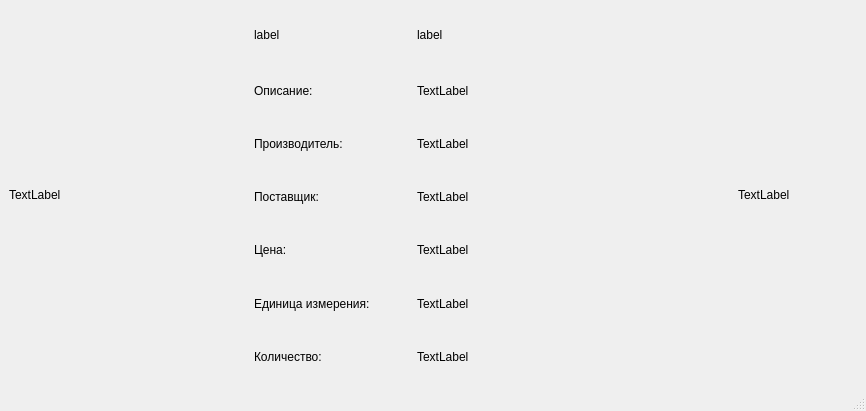
<?xml version="1.0" encoding="UTF-8"?>
<ui version="4.0">
 <class>MainWindow</class>
 <widget class="QMainWindow" name="MainWindow">
  <property name="geometry">
   <rect>
    <x>0</x>
    <y>0</y>
    <width>866</width>
    <height>411</height>
   </rect>
  </property>
  <property name="windowTitle">
   <string>MainWindow</string>
  </property>
  <widget class="QWidget" name="centralwidget">
   <layout class="QHBoxLayout" name="horizontalLayout_2" stretch="2,4,1">
    <item>
     <layout class="QHBoxLayout" name="horizontalLayout_5">
      <item>
       <widget class="QLabel" name="image">
        <property name="text">
         <string>TextLabel</string>
        </property>
       </widget>
      </item>
     </layout>
    </item>
    <item>
     <layout class="QVBoxLayout" name="verticalLayout_3" stretch="1,6">
      <item>
       <layout class="QHBoxLayout" name="horizontalLayout" stretch="2,4">
        <item>
         <widget class="QLabel" name="category">
          <property name="text">
           <string>label</string>
          </property>
         </widget>
        </item>
        <item>
         <widget class="QLabel" name="model">
          <property name="text">
           <string>label</string>
          </property>
         </widget>
        </item>
       </layout>
      </item>
      <item>
       <layout class="QHBoxLayout" name="horizontalLayout_4" stretch="2,4">
        <item>
         <layout class="QVBoxLayout" name="verticalLayout_2">
          <item>
           <widget class="QLabel" name="label_3">
            <property name="text">
             <string>Описание:</string>
            </property>
           </widget>
          </item>
          <item>
           <widget class="QLabel" name="label_5">
            <property name="text">
             <string>Производитель:</string>
            </property>
           </widget>
          </item>
          <item>
           <widget class="QLabel" name="label_6">
            <property name="text">
             <string>Поставщик:</string>
            </property>
           </widget>
          </item>
          <item>
           <widget class="QLabel" name="label_7">
            <property name="text">
             <string>Цена:</string>
            </property>
           </widget>
          </item>
          <item>
           <widget class="QLabel" name="label_4">
            <property name="text">
             <string>Единица измерения:</string>
            </property>
           </widget>
          </item>
          <item>
           <widget class="QLabel" name="label_2">
            <property name="text">
             <string>Количество:</string>
            </property>
           </widget>
          </item>
         </layout>
        </item>
        <item>
         <layout class="QVBoxLayout" name="verticalLayout">
          <item>
           <widget class="QLabel" name="descr">
            <property name="text">
             <string>TextLabel</string>
            </property>
           </widget>
          </item>
          <item>
           <widget class="QLabel" name="manufactr">
            <property name="text">
             <string>TextLabel</string>
            </property>
           </widget>
          </item>
          <item>
           <widget class="QLabel" name="supplier">
            <property name="text">
             <string>TextLabel</string>
            </property>
           </widget>
          </item>
          <item>
           <widget class="QLabel" name="price">
            <property name="text">
             <string>TextLabel</string>
            </property>
           </widget>
          </item>
          <item>
           <widget class="QLabel" name="measure">
            <property name="text">
             <string>TextLabel</string>
            </property>
           </widget>
          </item>
          <item>
           <widget class="QLabel" name="amt">
            <property name="text">
             <string>TextLabel</string>
            </property>
           </widget>
          </item>
         </layout>
        </item>
       </layout>
      </item>
     </layout>
    </item>
    <item>
     <layout class="QHBoxLayout" name="horizontalLayout_3">
      <item>
       <widget class="QLabel" name="discount">
        <property name="text">
         <string>TextLabel</string>
        </property>
       </widget>
      </item>
     </layout>
    </item>
   </layout>
  </widget>
  <widget class="QStatusBar" name="statusbar"/>
 </widget>
 <resources/>
 <connections/>
</ui>
